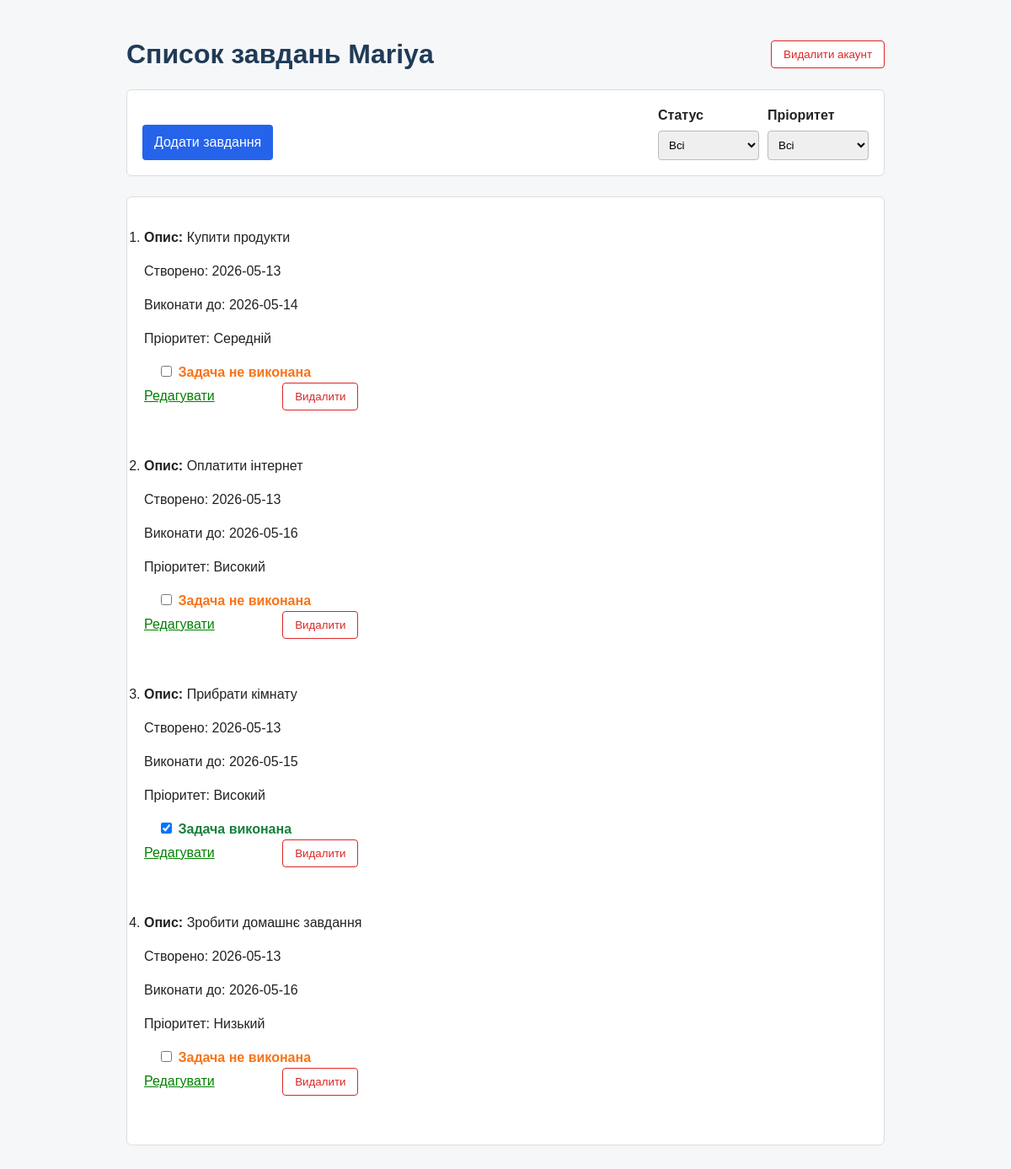
Page /tasks (signed in) on the committed database.
### tables this page shows
CREATE TABLE users (
                 id INTEGER PRIMARY KEY AUTOINCREMENT,
                 username TEXT UNIQUE,
                 password TEXT NOT NULL,
                 age INTEGER NOT NULL
    , role TEXT DEFAULT 'user');

CREATE TABLE tasks (
                id INTEGER PRIMARY KEY AUTOINCREMENT,
                user_id INTEGER,
                description TEXT,
                created_at TIMESTAMP NOT NULL,
                due_at TIMESTAMP NOT NULL,
                priority INTEGER NOT NULL,
                done BOOLEAN NOT NULL,
                FOREIGN KEY("user_id") REFERENCES users(id)
    );

### app.py (the view)
@app.route("/tasks", methods=['GET', 'POST'])
def tasks():
    if "username" not in session:
        return redirect(url_for('login'))
    user = db.get_user(session['username'])
    user_id = user[0]
    if request.method == 'POST':
        task_id = request.form['task_id']
        done_value = 'done' in request.form
        db.toggle_task_done(task_id, done_value, user_id)
    status = request.args.get('status')
    priority = request.args.get('priority')
    todo_list = db.get_filtr_tasks(user_id, status, priority)
    return render_template(
        'tasks.html',
        username=session['username'],
        todo_list=todo_list,
        priority_map=priority_map,
        status=status,
        priority=priority)

### database.py (called while the page is built)
def get_user(username):
    conn = sqlite3.connect(DB_NAME)
    curs = conn.cursor()
    curs.execute("SELECT * FROM users WHERE username = ?", (username,))
    user = curs.fetchone()
    conn.close()
    return user

def get_filtr_tasks(user_id, status=None, priority=None):
    conn = sqlite3.connect(DB_NAME)
    curs = conn.cursor()
    query = """SELECT * FROM tasks WHERE user_id = ?"""
    params = [user_id]
    if status == "done":
        query += " AND done = 1"
    elif status == "not_done":
        query += " AND done = 0"
    if priority:
        query += " AND priority = ?"
        params.append(priority)
    curs.execute(query, params)
    tasks = curs.fetchall()
    conn.close()
    return tasks

### templates/tasks.html (shortened to what this page needs)
<!DOCTYPE html>
<html lang="uk">
<head>
    <link rel="stylesheet" href="{{ url_for('static', filename='css/style.css') }}">
</head>
<body>
    <div class="page-header">
        <h1>Список завдань {{ username }}</h1>
        <div class="delete_account">
            <form action="{{ url_for('delete_account') }}" method="POST"
                  onsubmit="return confirm('Ви впевнені, що хочете видалити акаунт?')">
                <button type="submit">Видалити акаунт</button>
            </form>
        </div>
    </div>
    <div class="toolbar">
        <a class="button" href="{{ url_for('add_task') }}">Додати завдання</a>
        <form method="GET" action="{{ url_for('tasks') }}" class="filters-form">
            <div class="field">
                <label for="status">Статус</label>
                <select name="status" id="status" onchange="this.form.submit()">
                    <option value="">Всі</option>
                </select>
            </div>
            <div class="field">
                <label for="priority">Пріоритет</label>
                <select name="priority" id="priority" onchange="this.form.submit()">
                    <option value="">Всі</option>
                </select>
            </div>
        </form>
    </div>
    <ol style="margin-top:20px;">
        {% for task in todo_list %}
            <li>
                <p><strong>Опис: </strong>{{ task[2] }}</p>
                <p>Створено: {{ task[3] }}</p>
                <p>Виконати до: {{ task[4] }}</p>
                <p>Пріоритет: {{ priority_map[task[5]] }}</p>
                <form method="POST">
                    <input type="checkbox" name="done" onchange="this.form.submit()"
                        {% if task[6] %}checked{% endif %}>
                    {% if task[6] %}
                        <span class="task-done">Задача виконана</span>
                    {% else %}
                        <span class="task-not-done">Задача не виконана</span>
                    {% endif %}
                </form><br>
                <a href="{{ url_for('edit_task', task_id=task[0]) }}" style="color:green; margin-right:60px;">Редагувати</a>
                <form action="{{ url_for('delete_task', task_id=task[0]) }}" method="POST" style="display:inline;">
                    <button type="submit" class="button-danger-outline">Видалити</button>
                </form>
            </li><br>
        {% endfor %}
    </ol>
</body>
</html>

### static/css/style.css (style rules this page uses)
body { max-width: 900px; margin: 40px auto; padding: 0 20px; font-family: Arial, sans-serif; color: #222; background: #f6f7f9; line-height: 1.5; }
h1, h2, h3 { color: #1f3b57; }
a { color: #2563eb; }
.button { display: inline-block; padding: 9px 14px; border-radius: 4px; color: #fff; background: #2563eb; text-decoration: none; }
form, ol, ul { background: #fff; border: 1px solid #ddd; border-radius: 6px; padding: 20px; }
li { margin-bottom: 14px; }
li form { display: inline-block; margin-left: 16px; padding: 0; border: 0; background: transparent; }
input, select { padding: 8px; border: 1px solid #bbb; border-radius: 4px; }
button { padding: 8px 14px; border: 0; border-radius: 4px; color: #fff; background: #2563eb; cursor: pointer; }
.button-danger-outline { color: #dc2626; background: #fff; border: 1px solid #dc2626; }
.task-done { color: #16803c; font-weight: bold; }
.task-not-done { color: #f97316; font-weight: bold; }
.delete_account { text-align: right; margin-bottom: 16px; }
.page-header .delete_account { margin-bottom: 0; }
.delete_account form { display: inline-block; padding: 0; border: 0; background: transparent; }
.delete_account button { color: #dc2626; background: #fff; border: 1px solid #dc2626; }
form[action="/tasks"] { display: flex; flex-wrap: wrap; gap: 10px; align-items: center; }
form[action="/tasks"] label { margin-left: 8px; }
.filters-form label { margin-left: 0; }
form[action="/tasks"] label:first-child { margin-left: 0; }
form[action="/tasks"] select { min-width: 120px; }
.page-header { display: flex; gap: 16px; align-items: center; justify-content: space-between; margin-bottom: 18px; }
.page-header h1 { margin: 0; }
.toolbar { display: flex; gap: 16px; align-items: end; justify-content: space-between; margin-bottom: 24px; padding: 18px; border: 1px solid #ddd; border-radius: 6px; background: #fff; }
.filters-form { display: flex; gap: 14px; align-items: end; margin: 0; padding: 0; border: 0; background: transparent; }
.field { display: flex; flex-direction: column; gap: 6px; }
.field label { font-weight: bold; }

### rows in the picture
users: username "Mariya"
tasks: description "Купити продукти", created_at "2026-05-13", due_at "2026-05-14", priority "Середній", shows "Задача не виконана"
tasks: description "Оплатити інтернет", created_at "2026-05-13", due_at "2026-05-16", priority "Високий", shows "Задача не виконана"
tasks: description "Прибрати кімнату", created_at "2026-05-13", due_at "2026-05-15", priority "Високий", done "☑", shows "Задача виконана"
tasks: description "Зробити домашнє завдання", created_at "2026-05-13", due_at "2026-05-16", priority "Низький", shows "Задача не виконана"
